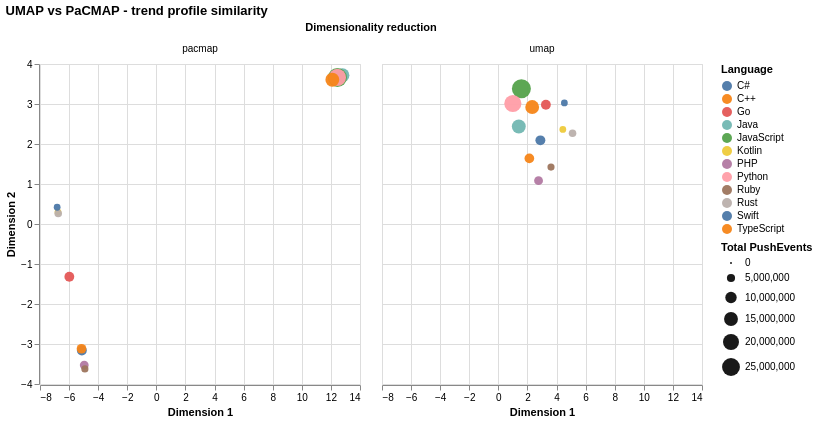

The Vega-Lite source for this figure:
### Vega-Lite specification from a JSON file in a GitHub repository (floating-point values rounded to 4 significant figures)
{"config": {"view": {"continuousWidth": 300, "continuousHeight": 300}}, "data": {"name": "data-976aff3739d402e8de7adaa018e59b9a"}, "mark": {"type": "circle", "size": 180}, "encoding": {"color": {"field": "language", "title": "Language", "type": "nominal"}, "facet": {"columns": 2, "field": "method", "title": "Dimensionality reduction", "type": "nominal"}, "opacity": {"condition": {"param": "param_d17c53de2fbc59c8", "value": 0.95}, "value": 0.25}, "size": {"field": "total_push_events", "title": "Total PushEvents", "type": "quantitative"}, "tooltip": [{"field": "language", "type": "nominal"}, {"field": "method", "type": "nominal"}, {"field": "avg_share_pct", "type": "quantitative"}, {"field": "total_unique_actors", "type": "quantitative"}], "x": {"field": "x", "title": "Dimension 1", "type": "quantitative"}, "y": {"field": "y", "title": "Dimension 2", "type": "quantitative"}}, "height": 320, "params": [{"name": "param_d17c53de2fbc59c8", "select": {"type": "point", "fields": ["language"]}, "bind": "legend"}], "title": "UMAP vs PaCMAP - trend profile similarity", "width": 320, "$schema": "https://vega.github.io/schema/vega-lite/v6.4.1.json", "datasets": {"data-976aff3739d402e8de7adaa018e59b9a": [{"language": "C#", "method": "umap", "x": 2.889, "y": 2.091, "total_push_events": 7488986, "avg_share_pct": 6.492, "total_unique_actors": 2966413}, {"language": "C++", "method": "umap", "x": 2.13, "y": 1.64, "total_push_events": 7152853, "avg_share_pct": 6.039, "total_unique_actors": 2852408}, {"language": "Go", "method": "umap", "x": 3.268, "y": 2.981, "total_push_events": 7368018, "avg_share_pct": 5.519, "total_unique_actors": 2960329}, {"language": "Java", "method": "umap", "x": 1.405, "y": 2.438, "total_push_events": 15048548, "avg_share_pct": 14.01, "total_unique_actors": 5845610}, {"language": "JavaScript", "method": "umap", "x": 1.584, "y": 3.382, "total_push_events": 28369384, "avg_share_pct": 22.92, "total_unique_actors": 10098833}, {"language": "Kotlin", "method": "umap", "x": 4.432, "y": 2.364, "total_push_events": 3317509, "avg_share_pct": 2.879, "total_unique_actors": 1332277}, {"language": "PHP", "method": "umap", "x": 2.763, "y": 1.083, "total_push_events": 5877929, "avg_share_pct": 6.791, "total_unique_actors": 2369451}, {"language": "Python", "method": "umap", "x": 0.9948, "y": 3.013, "total_push_events": 23070721, "avg_share_pct": 18.02, "total_unique_actors": 9317582}, {"language": "Ruby", "method": "umap", "x": 3.619, "y": 1.422, "total_push_events": 3751338, "avg_share_pct": 4.999, "total_unique_actors": 1514875}, {"language": "Rust", "method": "umap", "x": 5.099, "y": 2.27, "total_push_events": 4255319, "avg_share_pct": 3.478, "total_unique_actors": 2026675}, {"language": "Swift", "method": "umap", "x": 4.539, "y": 3.025, "total_push_events": 3313425, "avg_share_pct": 2.685, "total_unique_actors": 1333825}, {"language": "TypeScript", "method": "umap", "x": 2.326, "y": 2.924, "total_push_events": 14903582, "avg_share_pct": 10.87, "total_unique_actors": 6211253}, {"language": "C#", "method": "pacmap", "x": -5.123, "y": -3.162, "total_push_events": 7488986, "avg_share_pct": 6.492, "total_unique_actors": 2966413}, {"language": "C++", "method": "pacmap", "x": -5.146, "y": -3.119, "total_push_events": 7152853, "avg_share_pct": 6.039, "total_unique_actors": 2852408}, {"language": "Go", "method": "pacmap", "x": -5.984, "y": -1.318, "total_push_events": 7368018, "avg_share_pct": 5.519, "total_unique_actors": 2960329}, {"language": "Java", "method": "pacmap", "x": 12.79, "y": 3.719, "total_push_events": 15048548, "avg_share_pct": 14.01, "total_unique_actors": 5845610}, {"language": "JavaScript", "method": "pacmap", "x": 12.45, "y": 3.664, "total_push_events": 28369384, "avg_share_pct": 22.92, "total_unique_actors": 10098833}, {"language": "Kotlin", "method": "pacmap", "x": -6.764, "y": 0.2975, "total_push_events": 3317509, "avg_share_pct": 2.879, "total_unique_actors": 1332277}, {"language": "PHP", "method": "pacmap", "x": -4.958, "y": -3.527, "total_push_events": 5877929, "avg_share_pct": 6.791, "total_unique_actors": 2369451}, {"language": "Python", "method": "pacmap", "x": 12.45, "y": 3.664, "total_push_events": 23070721, "avg_share_pct": 18.02, "total_unique_actors": 9317582}, {"language": "Ruby", "method": "pacmap", "x": -4.914, "y": -3.622, "total_push_events": 3751338, "avg_share_pct": 4.999, "total_unique_actors": 1514875}, {"language": "Rust", "method": "pacmap", "x": -6.747, "y": 0.2636, "total_push_events": 4255319, "avg_share_pct": 3.478, "total_unique_actors": 2026675}, {"language": "Swift", "method": "pacmap", "x": -6.822, "y": 0.4188, "total_push_events": 3313425, "avg_share_pct": 2.685, "total_unique_actors": 1333825}, {"language": "TypeScript", "method": "pacmap", "x": 12.1, "y": 3.607, "total_push_events": 14903582, "avg_share_pct": 10.87, "total_unique_actors": 6211253}]}}
